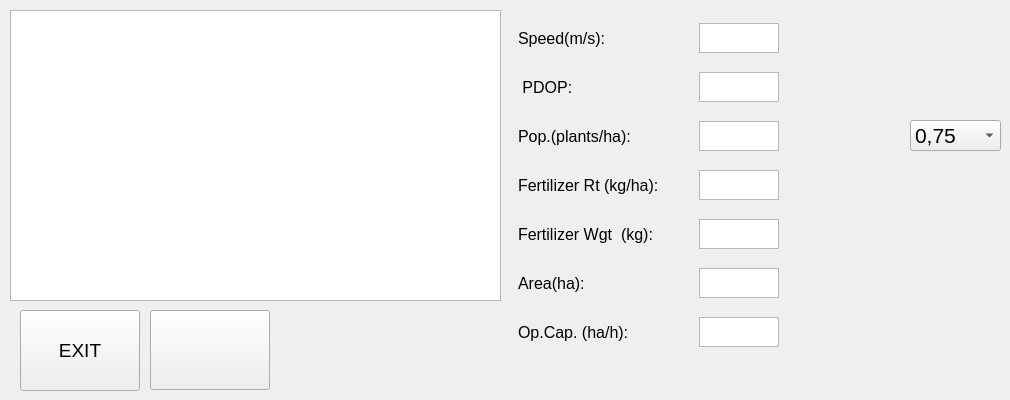
  <widget class="QWidget" name="main">
   <attribute name="title">
    <string>    MAIN    </string>
   </attribute>
   <widget class="QComboBox" name="vel_3">
    <property name="geometry">
     <rect>
      <x>910</x>
      <y>120</y>
      <width>91</width>
      <height>31</height>
     </rect>
    </property>
    <property name="font">
     <font>
      <pointsize>16</pointsize>
     </font>
    </property>
    <item>
     <property name="text">
      <string>0,75</string>
     </property>
    </item>
    <item>
     <property name="text">
      <string>1,0</string>
     </property>
    </item>
    <item>
     <property name="text">
      <string>1,25</string>
     </property>
    </item>
    <item>
     <property name="text">
      <string>1,5</string>
     </property>
    </item>
   </widget>
   <widget class="QGraphicsView" name="gv">
    <property name="geometry">
     <rect>
      <x>10</x>
      <y>10</y>
      <width>491</width>
      <height>291</height>
     </rect>
    </property>
   </widget>
   <widget class="QWidget" name="layoutWidget_2">
    <property name="geometry">
     <rect>
      <x>518</x>
      <y>10</y>
      <width>261</width>
      <height>351</height>
     </rect>
    </property>
    <layout class="QVBoxLayout" name="verticalLayout">
     <item>
      <layout class="QHBoxLayout" name="horizontalLayout_2">
       <item>
        <widget class="QLabel" name="label_14">
         <property name="font">
          <font>
           <pointsize>12</pointsize>
          </font>
         </property>
         <property name="text">
          <string>Speed(m/s):</string>
         </property>
        </widget>
       </item>
       <item>
        <widget class="QPlainTextEdit" name="ql_speed">
         <property name="maximumSize">
          <size>
           <width>80</width>
           <height>30</height>
          </size>
         </property>
         <property name="font">
          <font>
           <pointsize>10</pointsize>
          </font>
         </property>
         <property name="plainText">
          <string/>
         </property>
        </widget>
       </item>
      </layout>
     </item>
     <item>
      <layout class="QHBoxLayout" name="horizontalLayout_3">
       <item>
        <widget class="QLabel" name="label_11">
         <property name="font">
          <font>
           <pointsize>12</pointsize>
          </font>
         </property>
         <property name="text">
          <string> PDOP:</string>
         </property>
        </widget>
       </item>
       <item>
        <widget class="QPlainTextEdit" name="ql_pdop">
         <property name="maximumSize">
          <size>
           <width>80</width>
           <height>30</height>
          </size>
         </property>
         <property name="font">
          <font>
           <pointsize>10</pointsize>
          </font>
         </property>
         <property name="plainText">
          <string/>
         </property>
        </widget>
       </item>
      </layout>
     </item>
     <item>
      <layout class="QHBoxLayout" name="horizontalLayout_4">
       <item>
        <widget class="QLabel" name="label_28">
         <property name="font">
          <font>
           <pointsize>12</pointsize>
          </font>
         </property>
         <property name="text">
          <string>Pop.(plants/ha):</string>
         </property>
        </widget>
       </item>
       <item>
        <widget class="QPlainTextEdit" name="ql_seed">
         <property name="maximumSize">
          <size>
           <width>80</width>
           <height>30</height>
          </size>
         </property>
         <property name="font">
          <font>
           <pointsize>10</pointsize>
          </font>
         </property>
         <property name="plainText">
          <string/>
         </property>
        </widget>
       </item>
      </layout>
     </item>
     <item>
      <layout class="QHBoxLayout" name="horizontalLayout_5">
       <item>
        <widget class="QLabel" name="label_29">
         <property name="font">
          <font>
           <pointsize>12</pointsize>
          </font>
         </property>
         <property name="text">
          <string>Fertilizer Rt (kg/ha):</string>
         </property>
        </widget>
       </item>
       <item>
        <widget class="QPlainTextEdit" name="ql_fert_rt">
         <property name="maximumSize">
          <size>
           <width>80</width>
           <height>30</height>
          </size>
         </property>
         <property name="font">
          <font>
           <pointsize>10</pointsize>
          </font>
         </property>
         <property name="plainText">
          <string/>
         </property>
        </widget>
       </item>
      </layout>
     </item>
     <item>
      <layout class="QHBoxLayout" name="horizontalLayout_7">
       <item>
        <widget class="QLabel" name="label_31">
         <property name="font">
          <font>
           <pointsize>12</pointsize>
          </font>
         </property>
         <property name="text">
          <string>Fertilizer Wgt  (kg):</string>
         </property>
        </widget>
       </item>
       <item>
        <widget class="QPlainTextEdit" name="ql_fert_wgt">
         <property name="maximumSize">
          <size>
           <width>80</width>
           <height>30</height>
          </size>
         </property>
         <property name="font">
          <font>
           <pointsize>10</pointsize>
          </font>
         </property>
         <property name="plainText">
          <string/>
         </property>
        </widget>
       </item>
      </layout>
     </item>
     <item>
      <layout class="QHBoxLayout" name="horizontalLayout_8">
       <item>
        <widget class="QLabel" name="label_32">
         <property name="font">
          <font>
           <pointsize>12</pointsize>
          </font>
         </property>
         <property name="text">
          <string>Area(ha):</string>
         </property>
        </widget>
       </item>
       <item>
        <widget class="QPlainTextEdit" name="ql_area">
         <property name="maximumSize">
          <size>
           <width>80</width>
           <height>30</height>
          </size>
         </property>
         <property name="font">
          <font>
           <pointsize>10</pointsize>
          </font>
         </property>
         <property name="plainText">
          <string/>
         </property>
        </widget>
       </item>
      </layout>
     </item>
     <item>
      <layout class="QHBoxLayout" name="horizontalLayout_9">
       <item>
        <widget class="QLabel" name="label_34">
         <property name="font">
          <font>
           <pointsize>12</pointsize>
          </font>
         </property>
         <property name="text">
          <string>Op.Cap. (ha/h):</string>
         </property>
        </widget>
       </item>
       <item>
        <widget class="QPlainTextEdit" name="ql_opcap">
         <property name="maximumSize">
          <size>
           <width>80</width>
           <height>30</height>
          </size>
         </property>
         <property name="font">
          <font>
           <pointsize>10</pointsize>
          </font>
         </property>
         <property name="plainText">
          <string/>
         </property>
        </widget>
       </item>
      </layout>
     </item>
    </layout>
   </widget>
   <widget class="QPushButton" name="exit">
    <property name="geometry">
     <rect>
      <x>20</x>
      <y>310</y>
      <width>120</width>
      <height>81</height>
     </rect>
    </property>
    <property name="minimumSize">
     <size>
      <width>0</width>
      <height>75</height>
     </size>
    </property>
    <property name="maximumSize">
     <size>
      <width>120</width>
      <height>90</height>
     </size>
    </property>
    <property name="font">
     <font>
      <pointsize>14</pointsize>
     </font>
    </property>
    <property name="text">
     <string>EXIT</string>
    </property>
    <property name="icon">
     <iconset>
      <normaloff>exit.png</normaloff>exit.png</iconset>
    </property>
    <property name="iconSize">
     <size>
      <width>64</width>
      <height>54</height>
     </size>
    </property>
   </widget>
   <widget class="QPushButton" name="bt_to_conf">
    <property name="geometry">
     <rect>
      <x>150</x>
      <y>310</y>
      <width>120</width>
      <height>80</height>
     </rect>
    </property>
    <property name="minimumSize">
     <size>
      <width>120</width>
      <height>80</height>
     </size>
    </property>
    <property name="maximumSize">
     <size>
      <width>120</width>
      <height>80</height>
     </size>
    </property>
    <property name="font">
     <font>
      <pointsize>14</pointsize>
     </font>
    </property>
    <property name="text">
     <string/>
    </property>
    <property name="icon">
     <iconset>
      <normaloff>go.png</normaloff>go.png</iconset>
    </property>
    <property name="iconSize">
     <size>
      <width>64</width>
      <height>64</height>
     </size>
    </property>
   </widget>
   <widget class="QLabel" name="lb_status">
    <property name="geometry">
     <rect>
      <x>290</x>
      <y>370</y>
      <width>481</width>
      <height>21</height>
     </rect>
    </property>
    <property name="font">
     <font>
      <pointsize>12</pointsize>
      <weight>75</weight>
      <bold>true</bold>
     </font>
    </property>
    <property name="text">
     <string/>
    </property>
   </widget>
   <zorder>exit</zorder>
   <zorder>bt_to_conf</zorder>
   <zorder>vel_3</zorder>
   <zorder>gv</zorder>
   <zorder>layoutWidget_2</zorder>
   <zorder>lb_status</zorder>
  </widget>
